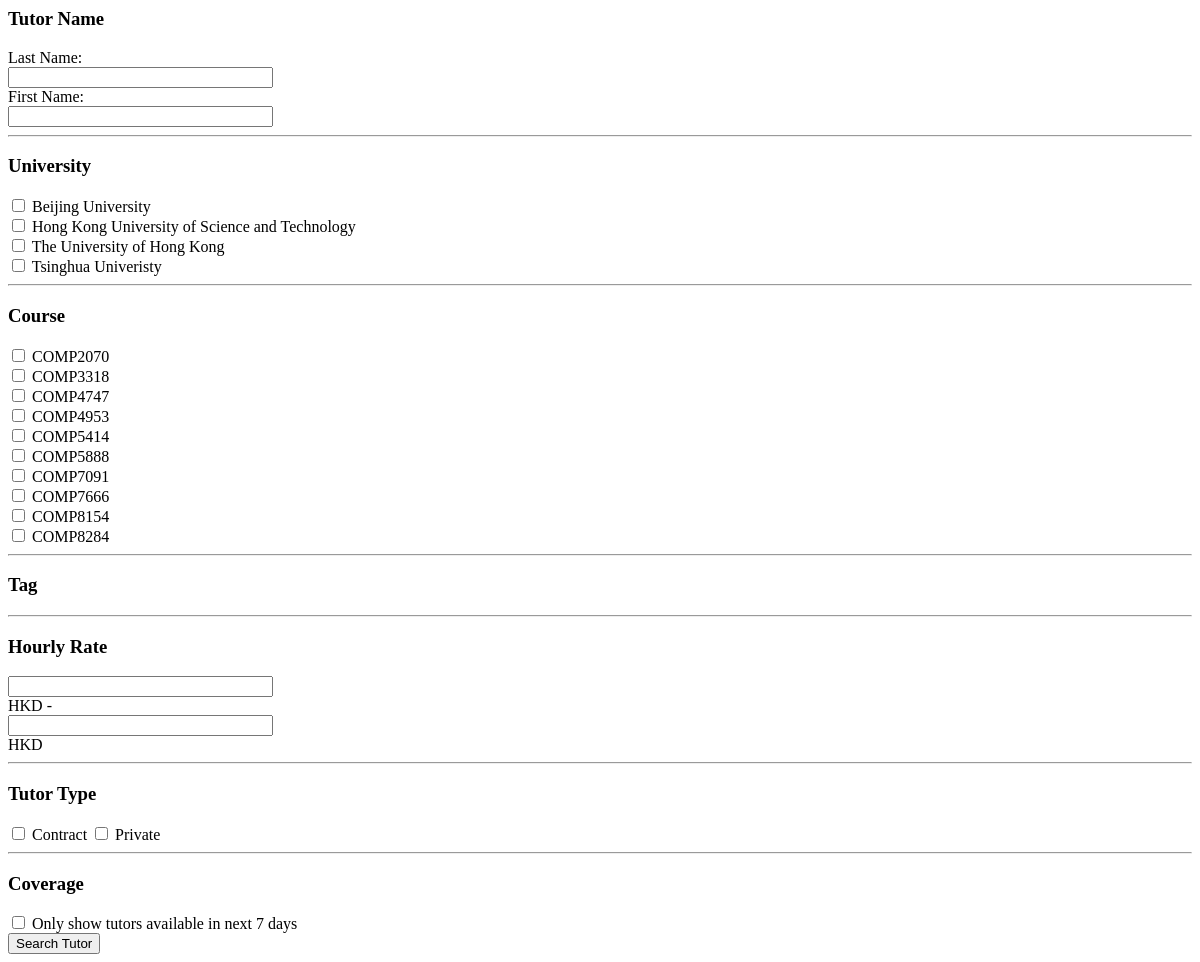
The page /student/search/searchOption/ on the database as committed earlier.
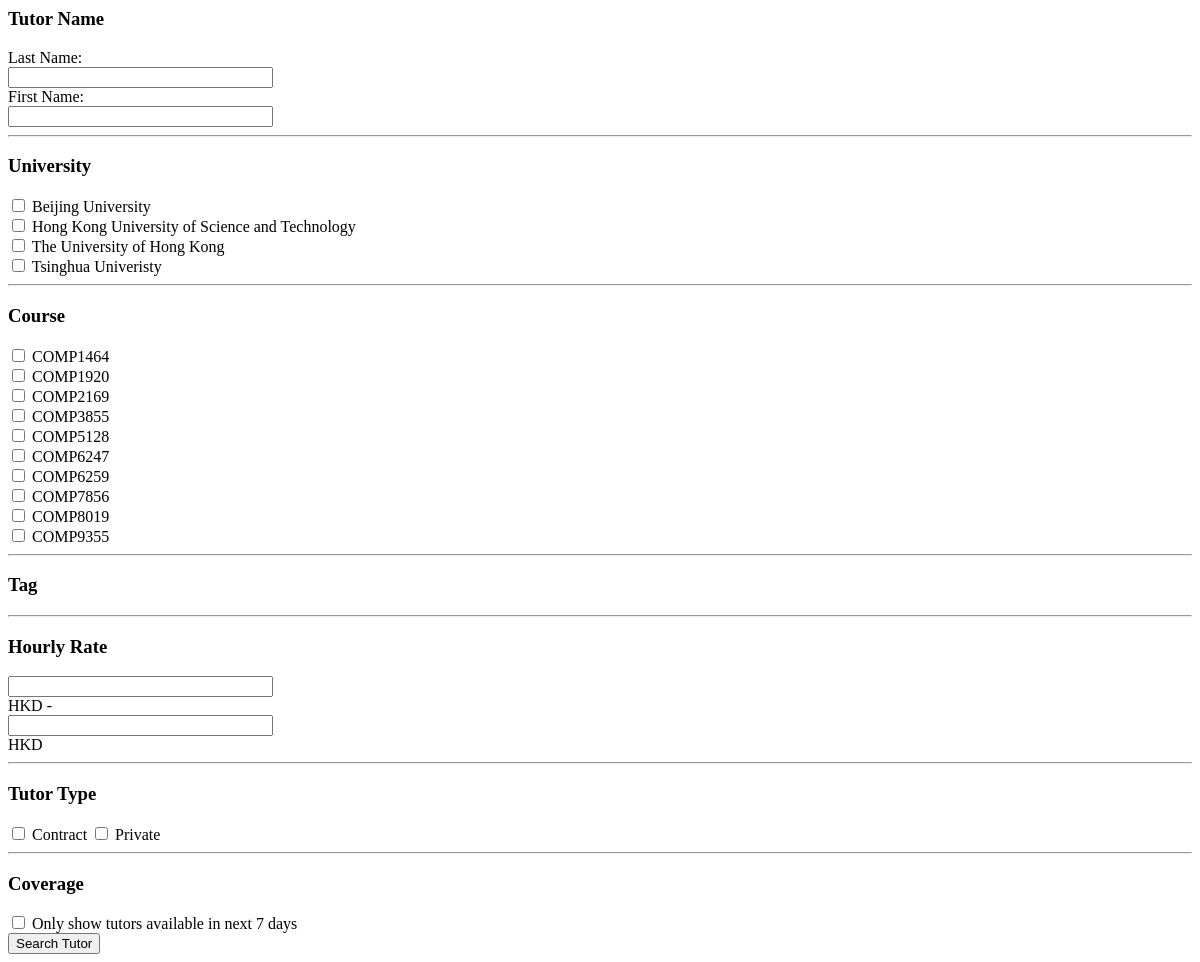
The same page on the database as committed later.
### tutoria/models.py (models this page shows, shortened)
class Course(models.Model):
	university = models.CharField(max_length=50)
	code = models.CharField(max_length=200)
	description = models.CharField(max_length=2000)

### tutoria/views/student_view/search_view.py (the view)
def searchOption(request):
	all_university = TutorProfile.objects.order_by('university').values_list('university', flat=True).distinct()
	all_course = Course.objects.order_by('code').values_list('code', flat=True).distinct()
	all_tag = Tag.objects.order_by('content').values_list('content', flat=True).distinct()
	return render_to_response('tutoria/student/searchpage.html', locals())

### tutoria/templates/tutoria/student/searchpage.html (shortened to what this page needs)
{% load static %}
<h3>Tutor Name</h3>
<div>
	<div class="form-group row" id="tutor_name">
		<div> Last Name: </div>
		<div class="col-3">
			<input class="form-control" id="last" type="text" size="30" name="textbox">
		</div>
	</div>
	<div class="form-group row" id="tutor_name">
		<div> First Name: </div>
		<div class="col-3">
			<input class="form-control" id="first" type="text" size="30" name="textbox">
		</div>
	</div>
</div>
<hr>
<h3>University</h3>
<div class="custom-form-group" id="university_list">
	{% for univ in all_university %}
	<div class="checkbox">
		<label class="custom-control custom-checkbox">
			<input type="checkbox" name="checkbox" class="custom-control-input university" value="{{univ}}">
			<span class="custom-control-description"> {{univ}} </span>
		</label>
	</div>
	{% endfor %}
</div>
<hr>
<h3>Course</h3>
<div class="custom-form-group" id="course_list">
	{% for course in all_course %}
	<div class="checkbox">
		<label class="custom-control custom-checkbox">
			<input type="checkbox" name="checkbox" class="custom-control-input course" value="{{course}}">
			<span class="custom-control-description"> {{course}} </span>
		</label>
	</div>
	{% endfor %}
</div>
<hr>
<h3>Tag</h3>
<hr>
<h3>Hourly Rate</h3>
<div class="custom-form-group row" id="hourly_rate_range">
	<div class="col-1">
		<input class="form-control" id="min" type="text" size="30" name="textbox">
	</div> HKD -
	<div class="col-1">
		<input class="form-control" id="max" type="text" size="30" name="textbox">
	</div> HKD
</div>
<hr>
<h3>Tutor Type</h3>
<div id="tutor_type">
	<label class="custom-control custom-checkbox">
		<input type="checkbox" class="custom-control-input type" name="checkbox" value="Contract">
		<span class="custom-control-description"> Contract </span>
	</label>
	<label class="custom-control custom-checkbox">
		<input type="checkbox" class="custom-control-input type" name="checkbox" value="Private">
		<span class="custom-control-description"> Private </span>
	</label>
</div>
<hr>
<h3>Coverage</h3>
<div id="seven_day">
	<label class="custom-control custom-checkbox">
		<input type="checkbox" class="custom-control-input coverage" name="checkbox" value="limited">
		<span class="custom-control-description"> Only show tutors available in next 7 days </span>
	</label>
</div>
<button class="btn btn-success col-6" onclick="getShortProfiles()">Search Tutor</button>

Rows that differ between the two databases and show on the page:
removed Course: code "COMP2070"
removed Course: code "COMP3318"
removed Course: code "COMP4747"
removed Course: code "COMP4953"
removed Course: code "COMP5414"
removed Course: code "COMP5888"
removed Course: code "COMP7091"
removed Course: code "COMP7666"
removed Course: code "COMP8154"
removed Course: code "COMP8284"
added Course: code "COMP1464"
added Course: code "COMP1920"
added Course: code "COMP2169"
added Course: code "COMP3855"
added Course: code "COMP5128"
added Course: code "COMP6247"
added Course: code "COMP6259"
added Course: code "COMP7856"
added Course: code "COMP8019"
added Course: code "COMP9355"
